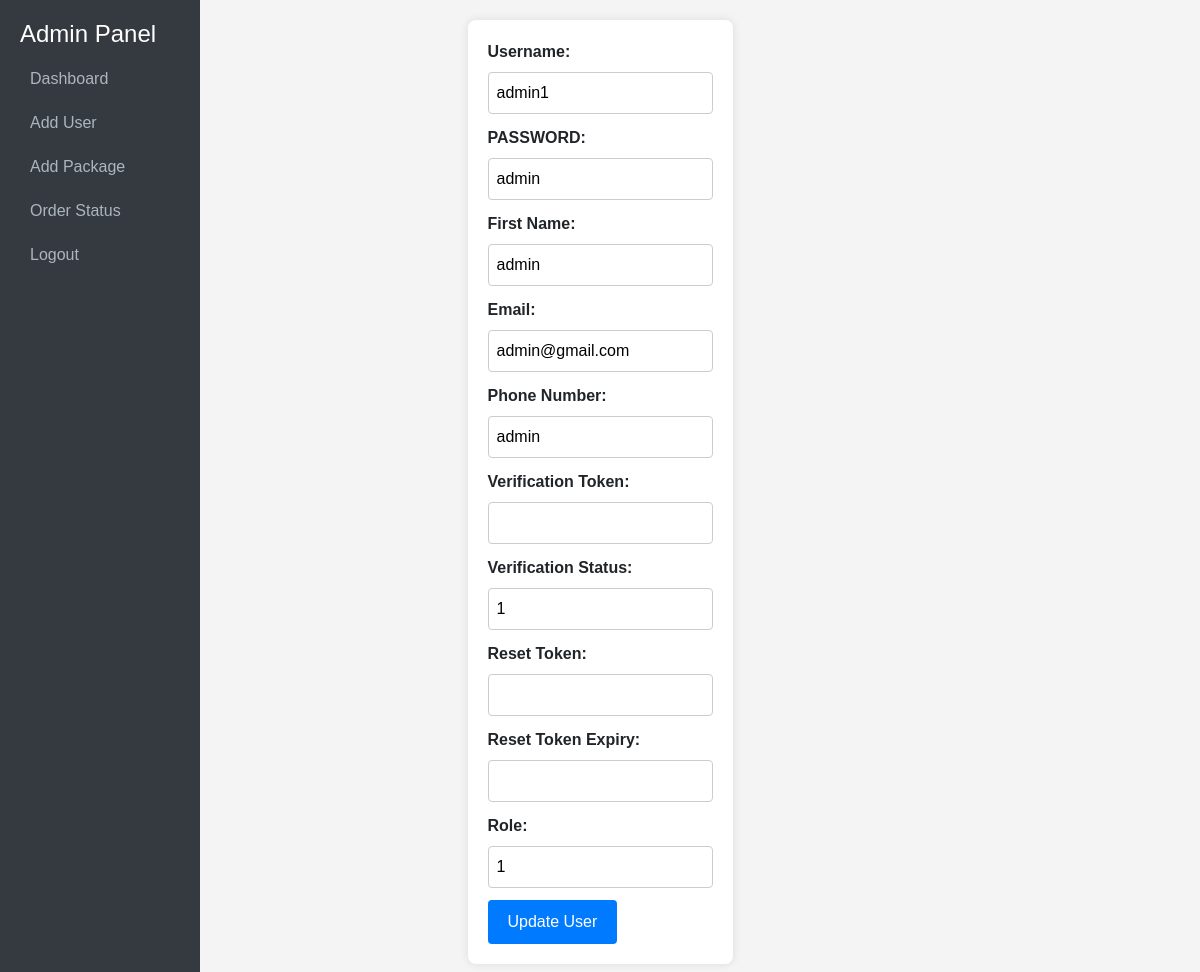
/letsdophp/admin_panel/edit_user.php?id=4, run on the app's committed database.
### tables this page shows
CREATE TABLE `ohio` (
  `id` int(11) NOT NULL,
  `username` varchar(200) DEFAULT NULL,
  `PASSWORD` varchar(200) DEFAULT NULL,
  `firstname` varchar(200) DEFAULT NULL,
  `email` varchar(200) DEFAULT NULL,
  `phonenumber` varchar(200) DEFAULT NULL,
  `v_token` varchar(500) DEFAULT NULL,
  `verification` int(11) DEFAULT NULL,
  `resettoken` varchar(500) DEFAULT NULL,
  `resettokenexpire` varchar(100) DEFAULT NULL,
  `role` int(11) DEFAULT NULL,
  `agentrole` int(11) DEFAULT NULL
);

### letsdophp/admin_panel/edit_user.php (the view, shortened to what this page needs)
<!DOCTYPE html>
<html lang="en">
<head>
    <link rel="stylesheet" href="https://stackpath.bootstrapcdn.com/bootstrap/4.5.0/css/bootstrap.min.css">
    <link rel="stylesheet" href="style.css">
</head>
<body>
    <div class="d-flex">
        <nav class="sidebar">
            <h4>Admin Panel</h4>
            <ul class="nav flex-column">
                <li class="nav-item">
                    <a class="nav-link" href="admin_panel.php">Dashboard</a>
                </li>
                <li class="nav-item">
                    <a class="nav-link" href="add_user.php">Add User</a>
                </li>
                <li class="nav-item">
                    <a class="nav-link" href="add_package.php">Add Package</a>
                </li>
                <li class="nav-item">
                    <a class="nav-link" href="admin.php">Order Status</a>
                </li>
                <li class="nav-item">
                    <a class="nav-link" href="logout.php">Logout</a>
                </li>
            </ul>
        </nav>
<?php
include 'config.php';
$id = intval($_GET['id']);
$sql = "SELECT * FROM ohio WHERE id=$id";
$result = $conn->query($sql);
$user = $result->fetch_assoc();
?>
<!DOCTYPE html>
<html>
<head>
</head>
<body>
    <form action="edit_user_action.php" method="post">
        <label for="username">Username:</label>
        <input type="text" id="username" name="username" value="<?php echo $user['username']; ?>" required>
        <br>
        <label for="PASSWORD">PASSWORD:</label>
        <input type="text" id="PASSWORD" name="PASSWORD" value="<?php echo $user['PASSWORD']; ?>">
        <br>
        <label for="firstname">First Name:</label>
        <input type="text" id="firstname" name="firstname" value="<?php echo $user['firstname']; ?>">
        <br>
        <label for="email">Email:</label>
        <input type="email" id="email" name="email" value="<?php echo $user['email']; ?>">
        <br>
        <label for="phonenumber">Phone Number:</label>
        <input type="text" id="phonenumber" name="phonenumber" value="<?php echo $user['phonenumber']; ?>">
        <br>
        <label for="v_token">Verification Token:</label>
        <input type="text" id="v_token" name="v_token" value="<?php echo $user['v_token']; ?>">
        <br>
        <label for="verification">Verification Status:</label>
        <input type="text" id="verification" name="verification" value="<?php echo $user['verification']; ?>">
        <br>
        <label for="resettoken">Reset Token:</label>
        <input type="text" id="resettoken" name="resettoken" value="<?php echo $user['resettoken']; ?>">
        <br>
        <label for="resettokenexpire">Reset Token Expiry:</label>
        <input type="text" id="resettokenexpire" name="resettokenexpire" value="<?php echo $user['resettokenexpire']; ?>">
        <br>
        <label for="role">Role:</label>
        <input type="text" id="role" name="role" value="<?php echo $user['role']; ?>">
        <br>
        <input type="submit" value="Update User">
    </form>
</body>
</html>
<!DOCTYPE html>
<html lang="en">
<head>
    <link rel="stylesheet" href="style2.css">
</head>
<body>
</body>
</html>

### letsdophp/admin_panel/style.css (style rules this page uses)
body { font-family: 'Arial', sans-serif; background-color: #f8f9fa; color: #212529; margin: 0; padding: 0; }
.sidebar { position: fixed; top: 0; bottom: 0; left: 0; z-index: 100; height: 100%; padding: 20px; background-color: #343a40; width: 200px; transition: all 0.3s ease; }
.sidebar h4 { color: #ffffff; }
.sidebar .nav-link { color: #adb5bd; display: block; padding: 10px; border-radius: 4px; text-decoration: none; }

### letsdophp/admin_panel/style2.css (style rules this page uses)
body, h1, p, form, input, label { margin: 0; padding: 0; box-sizing: border-box; }
body { font-family: Arial, sans-serif; background-color: #f4f4f4; padding: 20px; }
form { background: #fff; padding: 20px; border-radius: 8px; box-shadow: 0 0 10px rgba(0, 0, 0, 0.1); max-width: 600px; margin: auto; }
label { display: block; margin-bottom: 8px; font-weight: bold; }
input[type="text"], input[type="email"], input[type="password"] { width: 100%; padding: 8px; margin-bottom: 12px; border: 1px solid #ccc; border-radius: 4px; }
input[type="submit"] { background-color: #007bff; color: white; padding: 10px 20px; border: none; border-radius: 4px; cursor: pointer; }

### data on the page
ohio: username "admin1", PASSWORD "admin", firstname "admin", email "admin@gmail.com", phonenumber "admin", verification "1", role "1"
